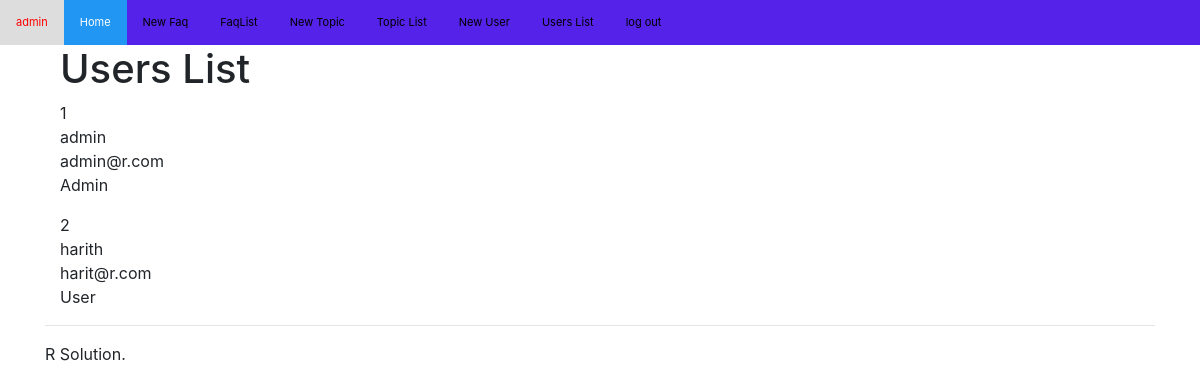
/UsersList (signed in), run on the app's committed database.
### app/models.py (models this page shows, shortened)
class User(db.Model):
    __tablename__ = 'users'
    id = db.Column(db.Integer, primary_key=True)
    username = db.Column(db.String(255))
    email = db.Column(db.String(255), unique=True)
    password = db.Column(db.String(255))
    role = db.Column(db.String(255))

### app/views.py (the view)
@app.route('/UsersList')
def UsersList():
    if not session.get('admin'):
        return render_template('login.html')
    if not session.get('logged_in'):
        return render_template('login.html')
    users = db.session.query(User).all()
    return render_template('UsersList.html', users=users)

### app/templates/UsersList.html
{% extends 'base.html' %}
{% block main %}
<div class="container">
  <h1 class="page-header">Users List</h1>
 <ul class="list-inline">
    {% for user in users %}
    <table class="table table-bordered">
     <li class="list">{{ user.id }}</li>
     <li class="list">{{ user.username }}</li>
     <li class="list">{{ user.email }}</li>
     <li class="list">{{ user.role }}</li>
    </table>
    {% endfor %}
  </ul>
</div>
{% endblock %}

### app/static/style.css (style rules this page uses)
* { box-sizing: border-box; }
body { margin: 0; font-family: Arial, Helvetica, sans-serif; }

### data on the page
User: id "1", username "admin", email "admin@r.com", role "Admin"
User: id "2", username "harith", email "harit@r.com", role "User"

### other printed values
{{ session['username'] }} "admin"
